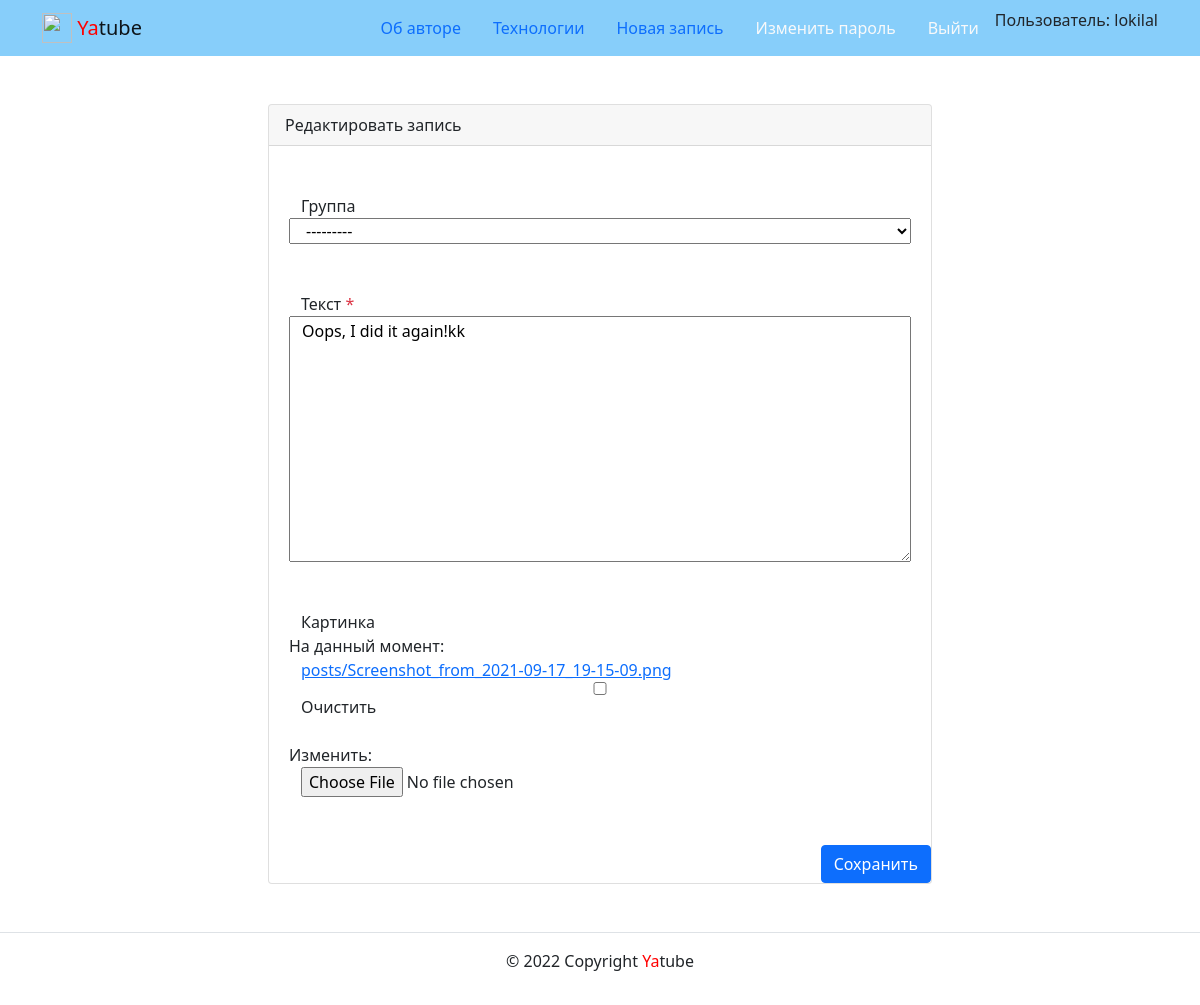
The page /posts/38/edit/ (signed in) on the database as committed earlier.
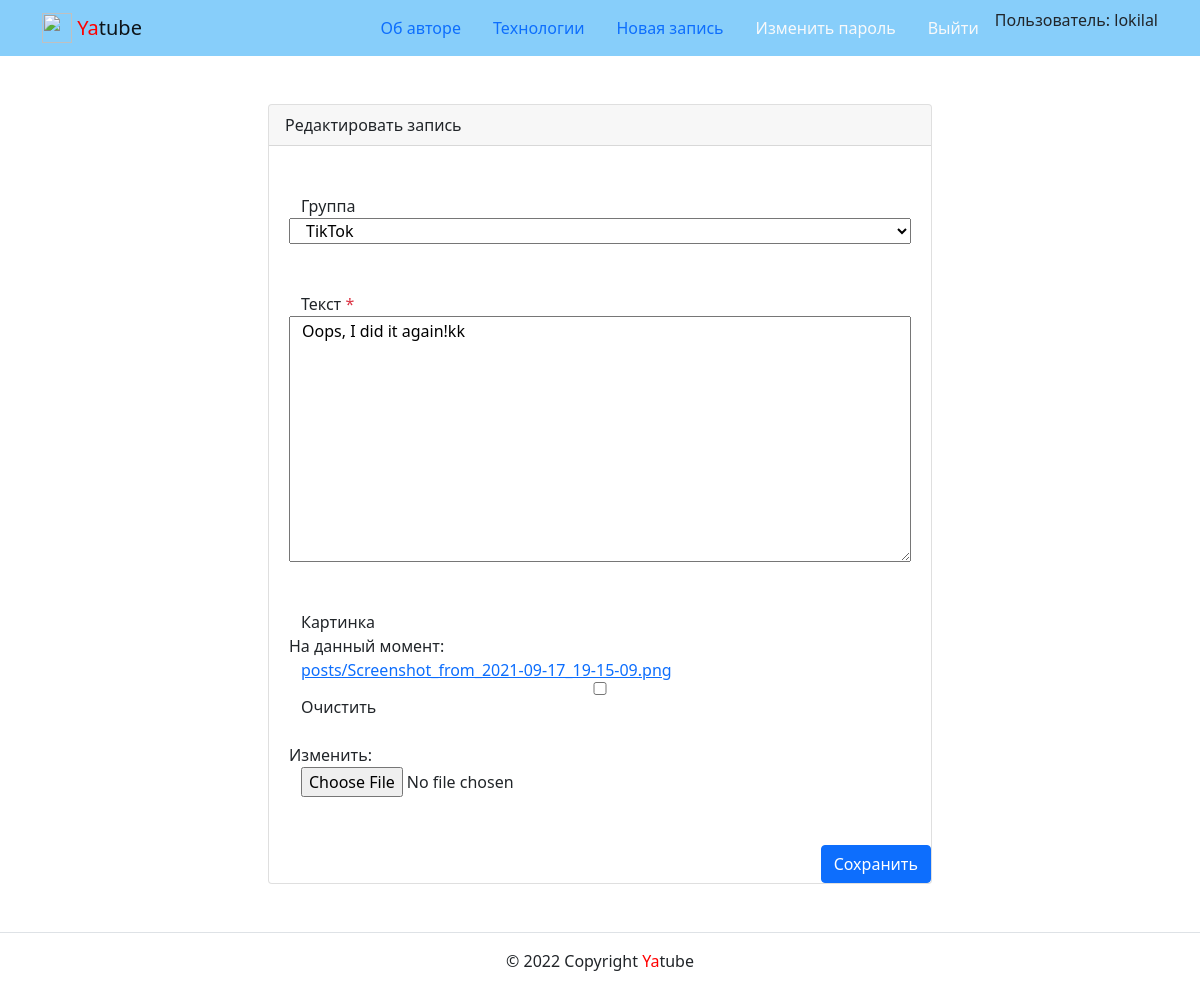
The same page on the database as committed later.
### posts/models.py (models this page shows, shortened)
class Post(models.Model):
    text = models.TextField(verbose_name='Текст')
    pub_date = models.DateTimeField(auto_now_add=True)
    author = models.ForeignKey(
        User,
        on_delete=models.CASCADE,
        related_name='posts',
        verbose_name='Автор'
    )
    group = models.ForeignKey(
        Group,
        on_delete=models.SET_NULL,
        blank=True, null=True,
        related_name='posts',
        verbose_name='Группа'
    )
    image = models.ImageField(
        upload_to='posts/',
        blank=True,
        verbose_name='Картинка'
    )
    class Meta:
        ordering = ['-pub_date']
        verbose_name = 'Пост'
        verbose_name_plural = 'Посты'

### posts/views.py (the view)
# urls.py: path('posts/<int:post_id>/edit/', views.post_edit, name='post_edit'),
@login_required
def post_edit(request, post_id):
    post = get_object_or_404(Post, id=post_id)
    if request.user != post.author:
        return redirect('posts:post_detail', post_id)
    form = PostForm(request.POST or None,
                    files=request.FILES or None, instance=post)
    if form.is_valid():
        form.save()
        return redirect('posts:post_detail', post_id)
    return render(request, 'posts/create_post.html',
                  {'form': form, 'post': post, 'is_edit': True})

### posts/forms.py
class PostForm(ModelForm):
    class Meta:
        model = Post
        fields = ('group', 'text', 'image')

### posts/models.py (called while the page is built)
    def __str__(self):
        return self.title

### templates/posts/create_post.html (shortened to what this page needs)
{% extends 'base.html' %}
{% block content %}
        <div class="row justify-content-center">
          <div class="col-md-8 p-5">
            <div class="card">
              <div class="card-header">
                {% if is_edit %}
                Редактировать запись
                {% else %}
                Добавить запись
                {% endif %}
              </div>
              <div class="card-body">
                  {% if is_edit %}
                  <form method="post" action="{% url 'posts:post_edit' post.id %}" enctype="multipart/form-data">
                  {% else %}
                <form method="post" action="{% url 'posts:post_create' %}" enctype="multipart/form-data">
                  {% endif %}
                       {% for field in form %}
                        <div class="form-group row my-3 p-3">
                <label for="{{ field.id_for_label }}">
                  {{ field.label }}
                  {% if field.field.required %}
                    <span class="required text-danger">*</span>
                  {% endif %}
                </label>
                {{ field }}
              </div>
                      {% endfor %}
                  </div>
                  <div class="d-flex justify-content-end">
                    <button type="submit" class="btn btn-primary">
                      {% if is_edit %}
                      Сохранить
                      {% else %}
                      Добавить
                      {% endif %}
                    </button>
                  </div>
              </div>
            </div>
          </div>
        </div>
{% endblock %}

Rows that differ between the two databases and show on the page:
changed Post "Oops, I did it again!kk": group "---------" → "TikTok"
